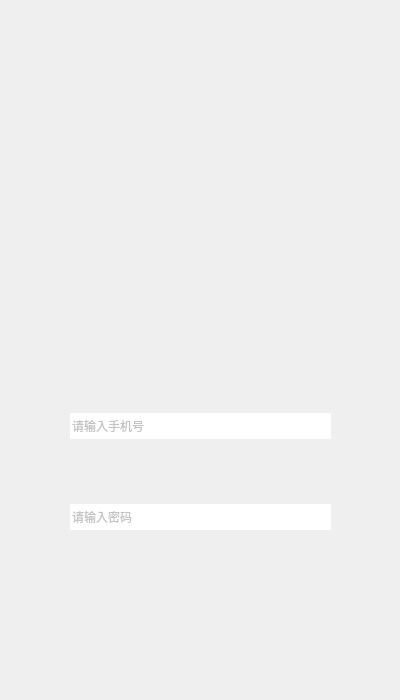
<?xml version="1.0" encoding="UTF-8"?>
<ui version="4.0">
 <class>loginwindow</class>
 <widget class="QDialog" name="loginwindow">
  <property name="geometry">
   <rect>
    <x>0</x>
    <y>0</y>
    <width>400</width>
    <height>700</height>
   </rect>
  </property>
  <property name="windowTitle">
   <string>Dialog</string>
  </property>
  <widget class="QLabel" name="label">
   <property name="geometry">
    <rect>
     <x>0</x>
     <y>0</y>
     <width>401</width>
     <height>700</height>
    </rect>
   </property>
   <property name="styleSheet">
    <string notr="true">background-image: url(:/new/prefix1/login.jpg);</string>
   </property>
   <property name="text">
    <string/>
   </property>
  </widget>
  <widget class="QPushButton" name="login">
   <property name="geometry">
    <rect>
     <x>129</x>
     <y>589</y>
     <width>141</width>
     <height>61</height>
    </rect>
   </property>
   <property name="cursor">
    <cursorShape>OpenHandCursor</cursorShape>
   </property>
   <property name="styleSheet">
    <string notr="true">
border:none;</string>
   </property>
   <property name="text">
    <string/>
   </property>
  </widget>
  <widget class="QLabel" name="tips">
   <property name="geometry">
    <rect>
     <x>30</x>
     <y>80</y>
     <width>81</width>
     <height>31</height>
    </rect>
   </property>
   <property name="font">
    <font>
     <pointsize>14</pointsize>
    </font>
   </property>
   <property name="styleSheet">
    <string notr="true">color: rgb(114, 159, 207);</string>
   </property>
   <property name="text">
    <string/>
   </property>
  </widget>
  <widget class="QLineEdit" name="phone">
   <property name="geometry">
    <rect>
     <x>70</x>
     <y>413</y>
     <width>261</width>
     <height>26</height>
    </rect>
   </property>
   <property name="styleSheet">
    <string notr="true">border:none;
color: rgb(136, 138, 133);</string>
   </property>
   <property name="placeholderText">
    <string>请输入手机号</string>
   </property>
  </widget>
  <widget class="QLineEdit" name="pwd">
   <property name="geometry">
    <rect>
     <x>70</x>
     <y>504</y>
     <width>261</width>
     <height>26</height>
    </rect>
   </property>
   <property name="styleSheet">
    <string notr="true">border:none;
color: rgb(136, 138, 133);</string>
   </property>
   <property name="placeholderText">
    <string>请输入密码</string>
   </property>
  </widget>
 </widget>
 <resources/>
 <connections/>
</ui>
